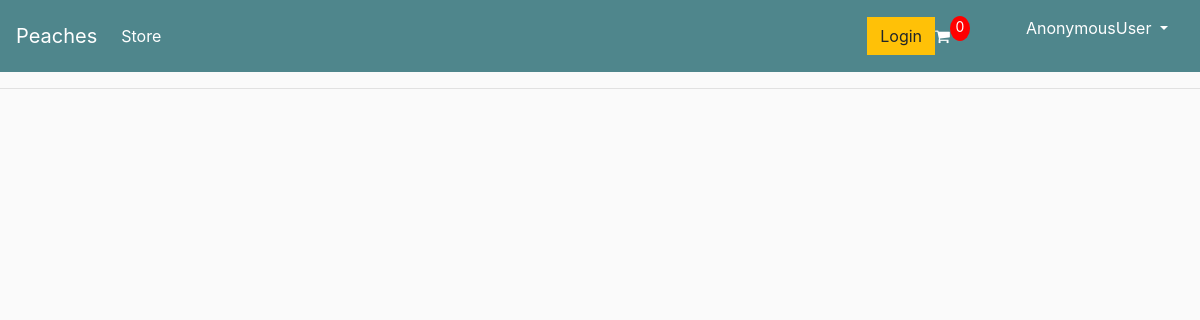
The app's page /, older data.
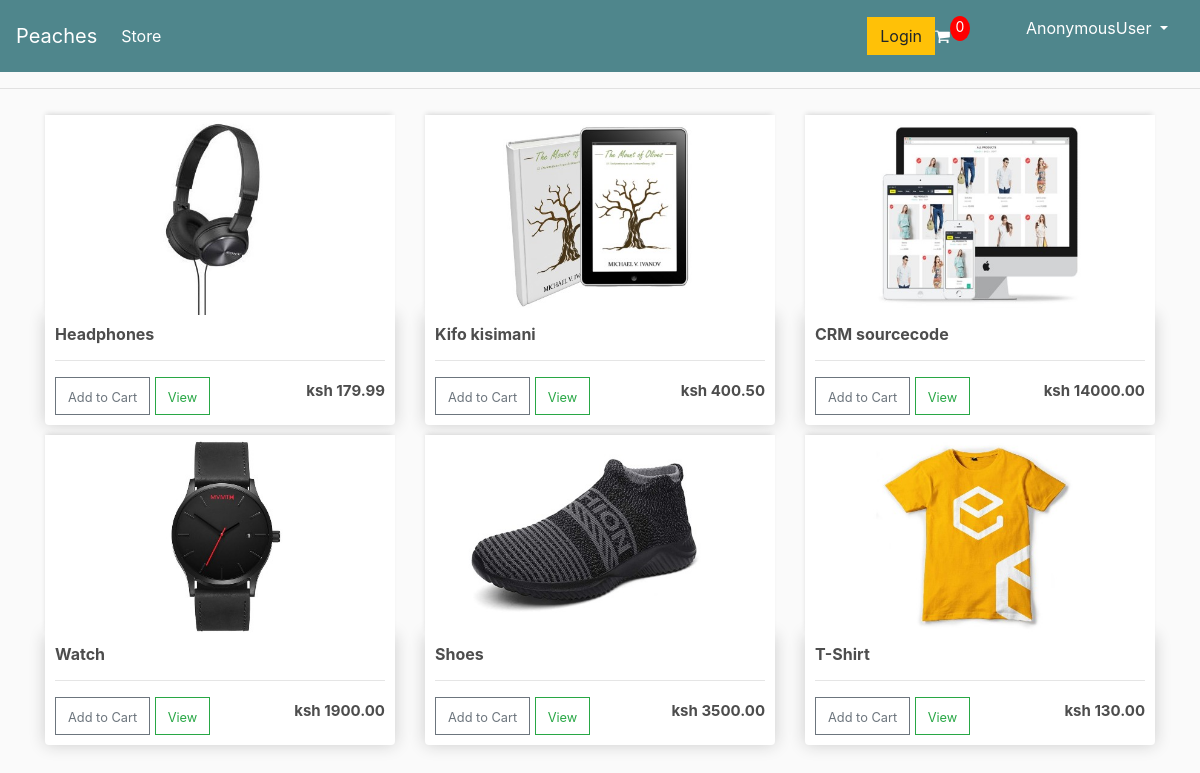
The same page, newer data.
### store/models.py (models this page shows, shortened)
class Item(models.Model):
    name = models.CharField(max_length=100, blank=False)
    price = models.DecimalField(max_digits=10, decimal_places=2)
    image = models.ImageField(null=True, blank=True)
    digital = models.BooleanField(default=False, null=True, blank=False)
    @property  # decorator to help us assign image_url as a variable
    def image_url(self):  # so that we don't get an error in case an image fails to load,
        try:     # instead we get an empty string
            url = self.image.url
        except:
            url = ''
        return url

### store/views.py (the view)
# urls.py: path('', include('store.urls'))
def store(request):
    products = Item.objects.all()
    if request.user.is_authenticated:
        customer = request.user.customer
        order, created = Order.objects.get_or_create(customer=customer, complete=False)
        ordered_items = order.orderitem_set.all()
        no_cart_items = Order.get_total_quantity
    else:
        cookieData = cookieCart(request)
        no_cart_items = cookieData['no_cart_items']
    context = {
        "no_cart_items": no_cart_items,
        "products": products,
    }
    return render(request, 'store/store.html', context)

### store/utils.py (called while the page is built, shortened)
def cookieCart(request):
    try:
        cart = json.loads(request.COOKIES['cart'])
    except:
        cart = {}
    print('cart:', cart)
    ordered_items = []  # empty dictionary
    order = {
        'get_order_total': 0,
        'get_total_quantity': 0,
        'shipping': False,
    }
    no_cart_items = order['get_total_quantity']
    return {'no_cart_items': no_cart_items, 'order': order, 'ordered_items':ordered_items }

### store/templates/store/store.html
{% extends 'store/main.html' %}
{% load static %}
{% block content %}
<div class="row">
      {% for product in products %}
		<div class="col-lg-4">
			<img class="thumbnail" src="{{product.image_url}}">
			<div class="box-element product">
				<h6><strong>{{product.name}}</strong></h6>
				<hr>
				<button data-product="{{ product.id }}"  data-action="add" class="btn btn-outline-secondary add-btn
					update-cart"><small>Add to Cart</small></button>
				<a class="btn btn-outline-success" href="#"><small>View</small> </a>
				<h4 id="price" style="display: inline-block; float: right"><strong>ksh {{ product.price }}</strong></h4>
			</div>
		</div>
      {% endfor %}
</div>
{% endblock content %}

### store/templates/store/main.html (shortened to what this page needs)
{% load static %}
<!DOCTYPE html>
<html lang="en">
<head>
    <link rel="stylesheet" href="https://stackpath.bootstrapcdn.com/bootstrap/4.5.0/css/bootstrap.min.css">
    <link rel="stylesheet" href="https://stackpath.bootstrapcdn.com/font-awesome/4.7.0/css/font-awesome.min.css">
    <link rel="stylesheet" type="text/css" href="{% static 'css/main.css' %}">
</head>
<body>
    <nav class="navbar navbar-expand-lg navbar-dark bg-dark">
      <a class="navbar-brand" href="{% url 'store' %}"> Peaches</a>
          <div class="collapse navbar-collapse" id="navbarSupportedContent">
	    <ul class="navbar-nav mr-auto">
	      <li class="nav-item active">
	        <a class="nav-link" href="{% url 'store' %}">Store <span class="sr-only">(current)</span></a>
	      </li>
	    </ul>
          <div class="form-inline my-2 my-lg-0">
                <a href="#" class="btn btn-warning">Login</a>
                <a href="{% url 'cart' %}">
                    <i class="fa fa-shopping-cart"></i>
                </a>
                <p id="cart-total">{{no_cart_items}}</p>
            </div>
                <ul>
                  <li class="nav-item dropdown">
                    <a class="nav-link dropdown-toggle" href="#" id="navbarDropdown" role="button" data-toggle="dropdown" aria-haspopup="true" aria-expanded="false">
                     {{user}}
                    </a>
                  </li>
                </ul>
      </div>
    </nav>
    <hr>
    <div class="container">
        {% block content %}
        {% endblock content %}
    </div>
    </body>
</html>

### static/css/main.css (style rules this page uses)
body { background-color: hsl(0, 0%, 98%); }
h1,h2,h3,h4,h5,h6 { color:hsl(0, 0%, 30%); }
a { color: white; }
.box-element { box-shadow:hsl(0, 0%, 80%) 0 0 16px; background-color: #fff; border-radius: 4px; padding: 10px; }
.thumbnail { width: 100%; height: 200px; -webkit-box-shadow: -1px -3px 5px -2px rgba(214,214,214,1); -moz-box-shadow: -1px -3px 5px -2px rgba(214,214,214,1); box-shadow: -1px -3px 5px -2px rgba(214,214,214,1); }
.product { border-radius: 0 0 4px 4px; }
.bg-dark { background-color: #4f868c!important; }
#cart-total { display: block; text-align: center; color:#fff; background-color: red; width: 20px; height: 25px; border-radius: 50%; font-size: 14px; }
.col-lg-4, .col-lg-6, .col-lg-8, .col-lg-12 { margin-top: 10px; }
.btn { border-radius: 0; }
.fa-shopping-cart { color:white; }
#price { font-size: 15px; margin-top: 5px; }
ul { list-style-type: none; }

Row changes from the older to the newer data that the page shows:
added Item: image_url (picture), name "Headphones", price "179.99"
added Item: image_url (picture), name "Kifo kisimani", price "400.50"
added Item: image_url (picture), name "CRM sourcecode", price "14000.00"
added Item: image_url (picture), name "Watch", price "1900.00"
added Item: image_url (picture), name "Shoes", price "3500.00"
added Item: image_url (picture), name "T-Shirt", price "130.00"
